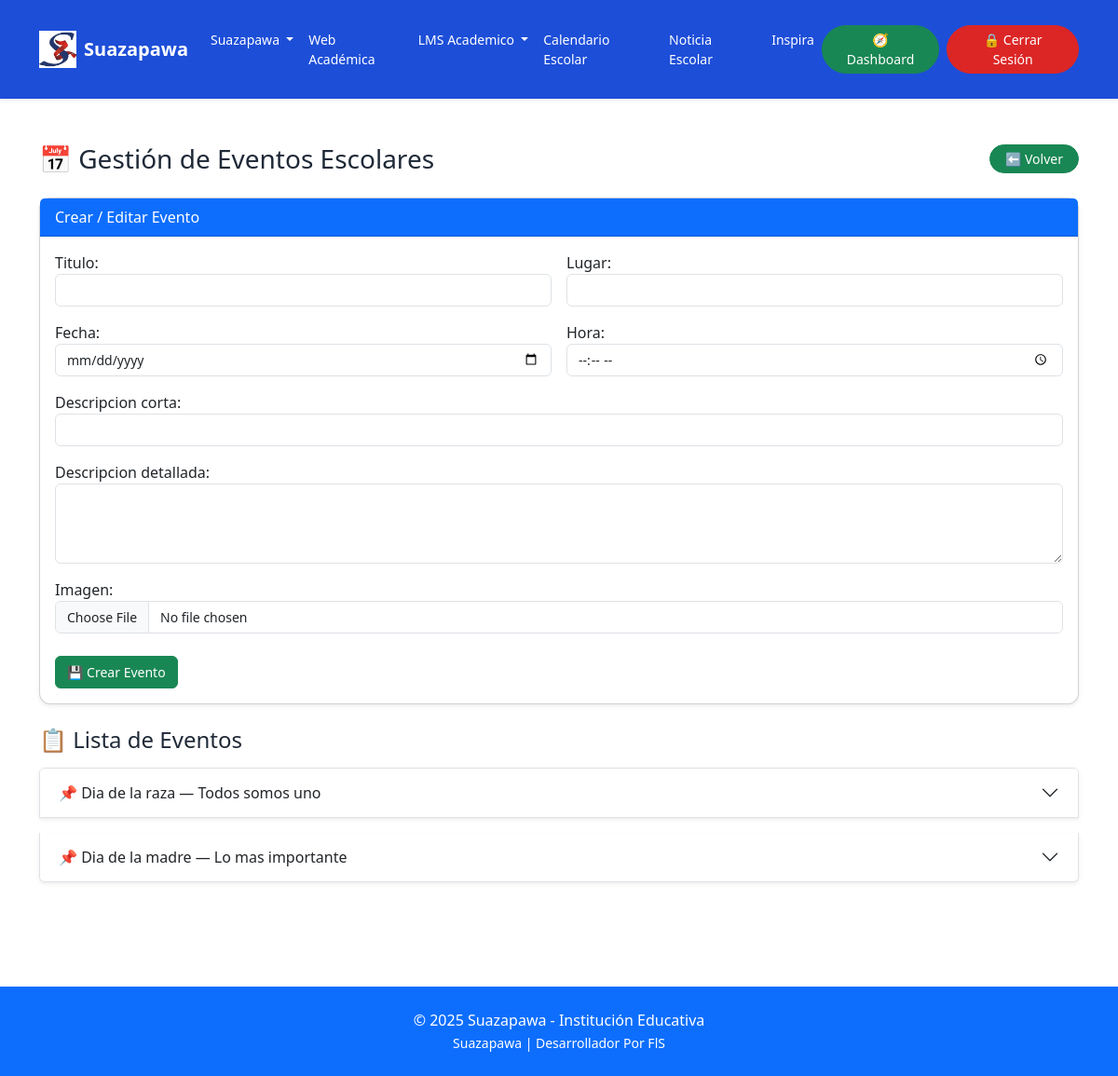
The page /adminweb/calendario/editar/ (signed in) on the database its author committed.
### web/models.py (models this page shows, shortened)
class Evento(models.Model):
    titulo = models.CharField(max_length=100)
    descripcion_corta = models.CharField(max_length=200)
    descripcion_detallada = models.TextField()
    fecha = models.DateField()
    hora = models.TimeField()
    lugar = models.CharField(max_length=100)
    imagen = models.ImageField(upload_to='calendario')

### web/views.py (the view)
# urls.py: path('calendario/editar/', views.editar_calendario, name='editar_calendario'),
@login_required
def editar_calendario(request):
    eventos = Evento.objects.all().order_by('-fecha')
    form = EventoForm()
    return render(request, 'admin/modulos/calendario.html', {
        'form': form,
        'eventos': eventos
    })

### web/forms.py (shortened to what this page needs)
class EventoForm(forms.ModelForm):
    class Meta:
        model = Evento
        fields = '__all__'
        widgets = {
            'fecha': forms.DateInput(attrs={'type': 'date', 'class': 'form-control'}),
            'hora': forms.TimeInput(attrs={'type': 'time', 'class': 'form-control'}),
            'titulo': forms.TextInput(attrs={'class': 'form-control'}),
            'descripcion_corta': forms.TextInput(attrs={'class': 'form-control'}),
            'descripcion_detallada': forms.Textarea(attrs={'class': 'form-control', 'rows': 3}),
            'lugar': forms.TextInput(attrs={'class': 'form-control'}),
            'imagen': forms.ClearableFileInput(attrs={'class': 'form-control'}),
        }

### web/templates/admin/modulos/calendario.html (shortened to what this page needs)
{% extends 'base.html' %}
{% load static %}
{% block content %}
<div class="d-flex justify-content-between align-items-center mb-4">
  <h3 class="mb-0">📅 Gestión de Eventos Escolares</h3>
  <a href="{% url 'dashboard' %}" class="btn btn-success btn-sm rounded-pill px-3 py-1">
    ⬅️ Volver
  </a>
</div>
<div class="card shadow-sm mb-4">
  <div class="card-header bg-primary text-white">
    Crear / Editar Evento
  </div>
  <div class="card-body">
    <form method="POST" enctype="multipart/form-data"
          action="{% if modo_edicion %}{% url 'actualizar_evento' evento_id %}{% else %}{% url 'crear_evento' %}{% endif %}">
      <div class="row g-3">
        <div class="col-md-6">{{ form.titulo.label_tag }}{{ form.titulo }}</div>
        <div class="col-md-6">{{ form.lugar.label_tag }}{{ form.lugar }}</div>
        <div class="col-md-6">{{ form.fecha.label_tag }}{{ form.fecha }}</div>
        <div class="col-md-6">{{ form.hora.label_tag }}{{ form.hora }}</div>
        <div class="col-md-12">{{ form.descripcion_corta.label_tag }}{{ form.descripcion_corta }}</div>
        <div class="col-md-12">{{ form.descripcion_detallada.label_tag }}{{ form.descripcion_detallada }}</div>
        <div class="col-md-12">{{ form.imagen.label_tag }}{{ form.imagen }}</div>
      </div>
      <div class="mt-4">
        <button type="submit" class="btn {% if modo_edicion %}btn-warning{% else %}btn-success{% endif %}">
          {% if modo_edicion %}✏️ Actualizar Evento{% else %}💾 Crear Evento{% endif %}
        </button>
      </div>
    </form>
  </div>
</div>
<h4 class="mb-3">📋 Lista de Eventos</h4>
<div class="accordion" id="acordeonEventos">
  {% for evento in eventos %}
    <div class="accordion-item mb-3 shadow-sm">
      <h2 class="accordion-header" id="heading{{ evento.id }}">
        <button class="accordion-button collapsed" type="button" data-bs-toggle="collapse"
                data-bs-target="#collapse{{ evento.id }}" aria-expanded="false"
                aria-controls="collapse{{ evento.id }}">
          📌 {{ evento.titulo }} — {{ evento.descripcion_corta }}
        </button>
      </h2>
    </div>
  {% empty %}
    <p class="text-muted">No hay eventos disponibles.</p>
  {% endfor %}
</div>
{% endblock %}

### web/static/css/style.css (style rules this page uses)
:root { --azul-suazapawa: #1d4ed8; --azul-hover: #3b82f6; --rojo-elegante: #dc2626; --cyan-suave: #0ea5e9; --blanco: #ffffff; --texto-gris: #1f2937; }
body { background-color: var(--blanco); color: var(--texto-gris); font-family: 'Segoe UI', sans-serif; }
.card { border-radius: 12px; }
.card-body input, .card-body button { font-size: 14px; }

### rows shown on the page
Evento: titulo "Dia de la raza", descripcion_corta "Todos somos uno"
Evento: titulo "Dia de la madre", descripcion_corta "Lo mas importante"
